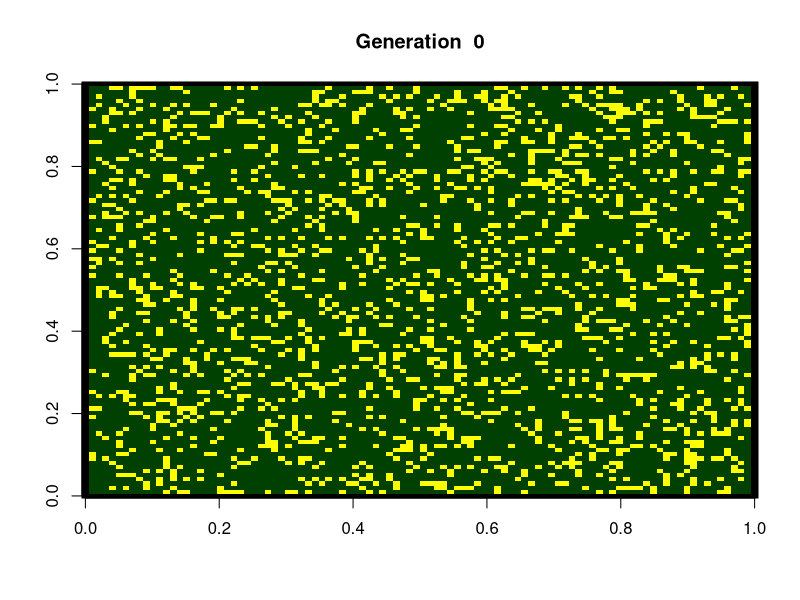
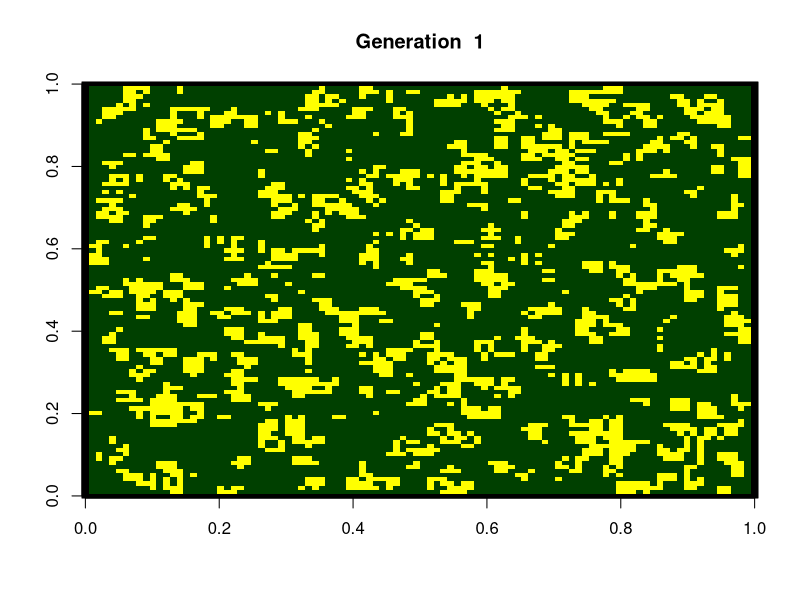
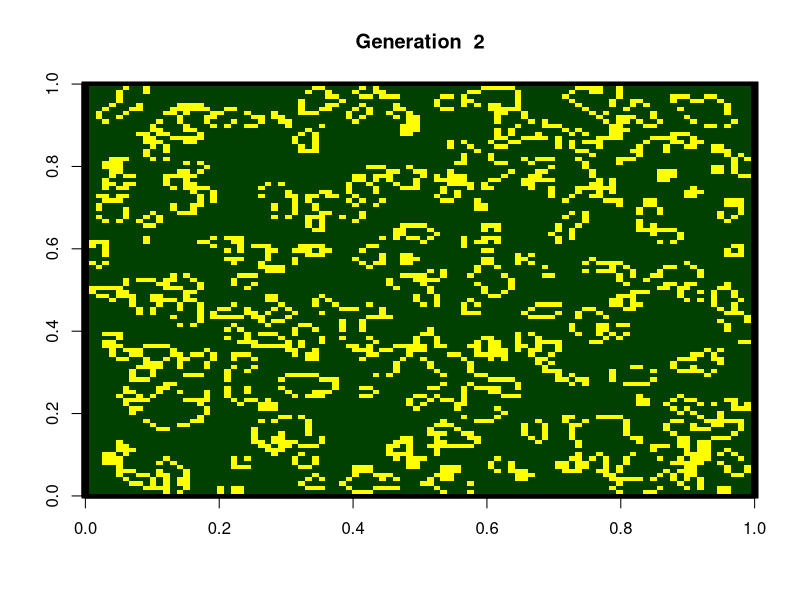
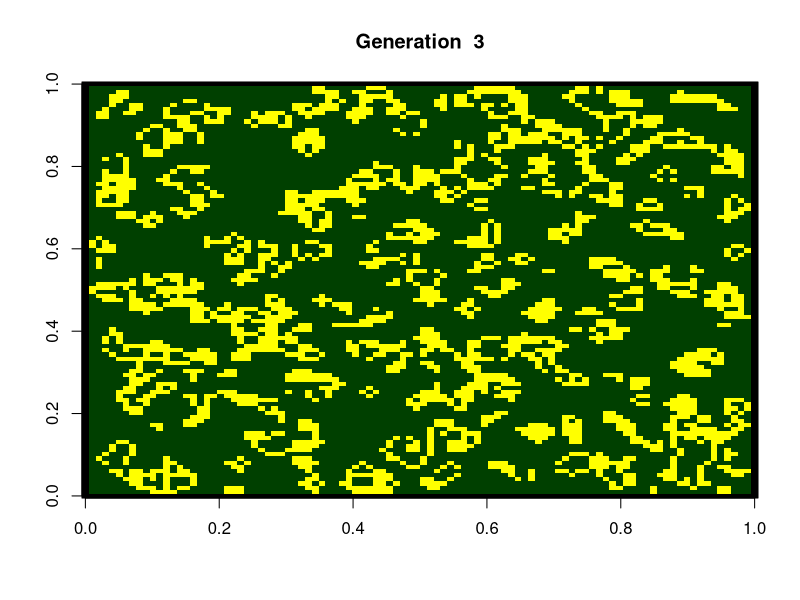
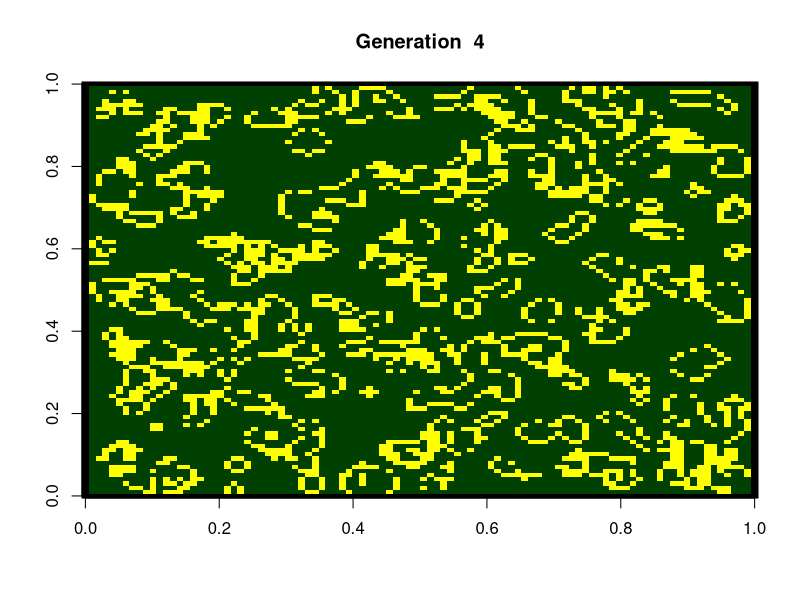
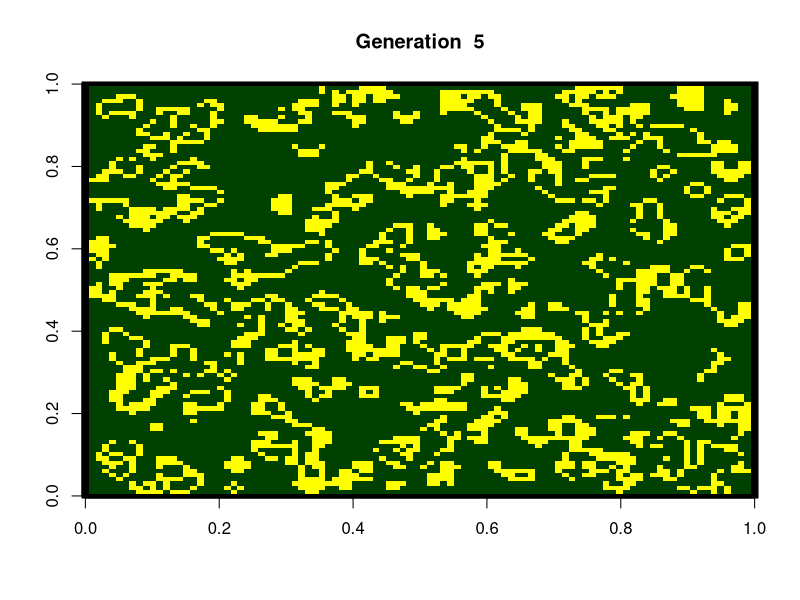
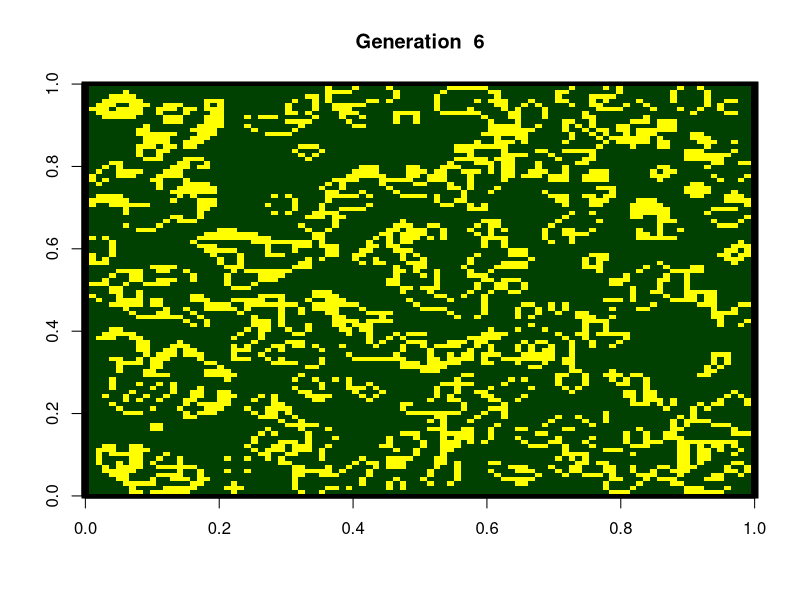
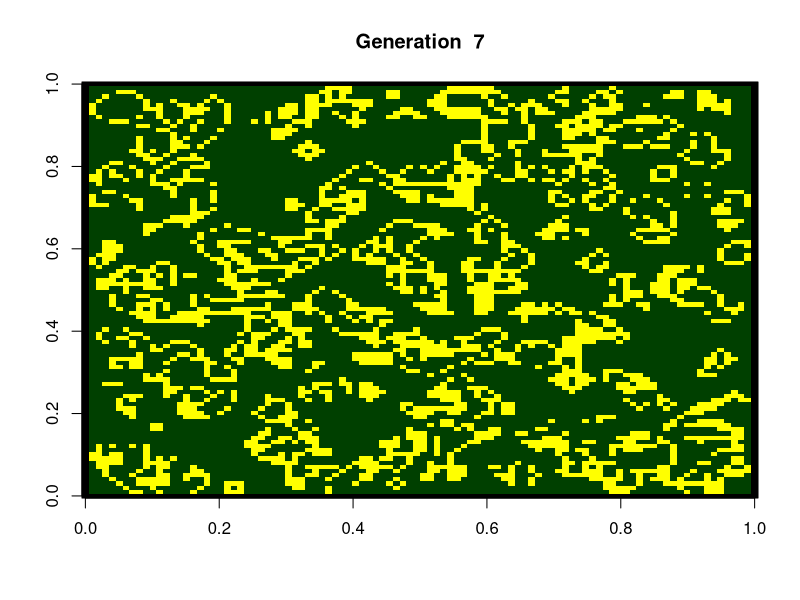

Here is the R script that generated these plots, in order: (Note: a time limit stopped this script after it produced the figures.)
## Game of Life (https://en.wikipedia.org/wiki/The_Game_of_Life)
## code by Linlin Yan <linlin.yan@cos.name>
## URL: https://d.cosx.org/d/15402
row <- 100
col <- 100
init_life <- function(p) {
    m <- matrix(ifelse(runif(row * col) < p, 1, 0), row, col)
    m[1, ] = -1
    m[row, ] = -1
    m[, 1] = -1
    m[, col] = -1
    m
}
count_life <- function(m) {
    sum(ifelse(m < 0, 0, m))
}
next_life <- function(x) {
    t <- matrix(-1, row, col)
    for (i in 2:(row - 1)) {
        for (j in 2:(col - 1)) {
            c <- count_life(x[(i - 1):(i + 1), (j - 1):(j + 1)])
            t[i, j] <- ifelse((c >= 3) && (c <= 4), 1, 0)
        }
    }
    t
}
life_color <- c("#000000", "#004000", "#FFFF00")
draw_life <- function(m, generation) {
    image(m, col = life_color)
    title(paste("Generation ", generation))
}
generation <- 0
lives <- init_life(0.2)
while (TRUE) {
    draw_life(lives, generation)
    lives <- next_life(lives)
    generation <- generation + 1
}
